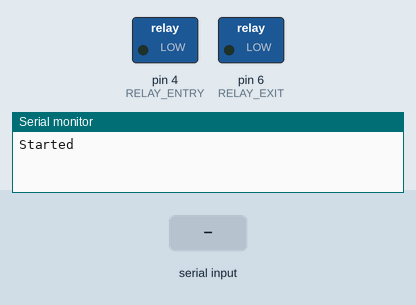
Recording of a program running on a simulated Arduino Nano, built with avr-gcc and run on an emulated ATmega328P. Shown: switched loads named in the program (green lamp = pin HIGH), the last lines printed to the serial monitor. The inputs (shaded band) are chosen by the test bench.

Above: at 1.2 s.
1.3 s: "y" received over Serial
At 1.6 s:
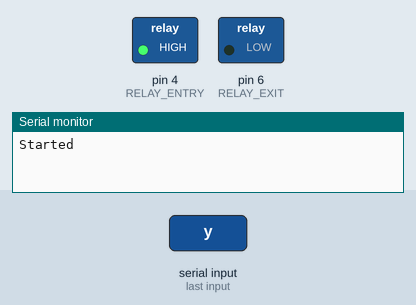
3.3 s: "t" received over Serial
At 3.7 s:
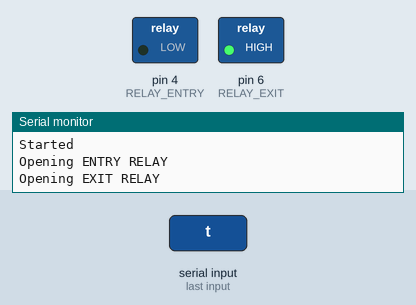
Timing chart, 0 to 6.3 s (numbered marks = the images above; inputs shaded):
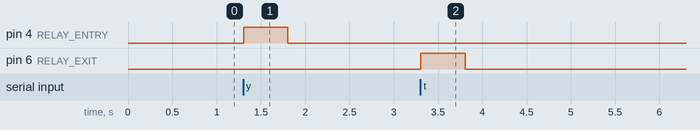

The program:

main.cpp
```cpp
#include <Arduino.h>

#define RELAY_ENTRY 4
#define RELAY_EXIT 6

#define DELAY 500

void setup()
{
  // put your setup code here, to run once:
  Serial.begin(9600);
  pinMode(RELAY_ENTRY, OUTPUT);
  pinMode(RELAY_EXIT, OUTPUT);
  Serial.println("Started");
}

void loop()
{
  // put your main code here, to run repeatedly:
  if (Serial.available())
  {
    char input = Serial.read();

    if (input == 'y')
    {
      digitalWrite(RELAY_ENTRY, HIGH);
      delay(DELAY);
      Serial.println("Opening ENTRY RELAY");
      digitalWrite(RELAY_ENTRY, LOW);
    }
    else if (input == 't')
    {
      digitalWrite(RELAY_EXIT, HIGH);
      Serial.println("Opening EXIT RELAY");
      delay(DELAY);
      digitalWrite(RELAY_EXIT, LOW);
    }
  }
  delay(5);
}
```

Measured:
- after the input at 1.3 s, pin 4 (RELAY_ENTRY): LOW → HIGH at once, → LOW 0.50 s later
- after the input at 3.3 s, pin 6 (RELAY_EXIT): LOW → HIGH at once, → LOW 0.50 s later
